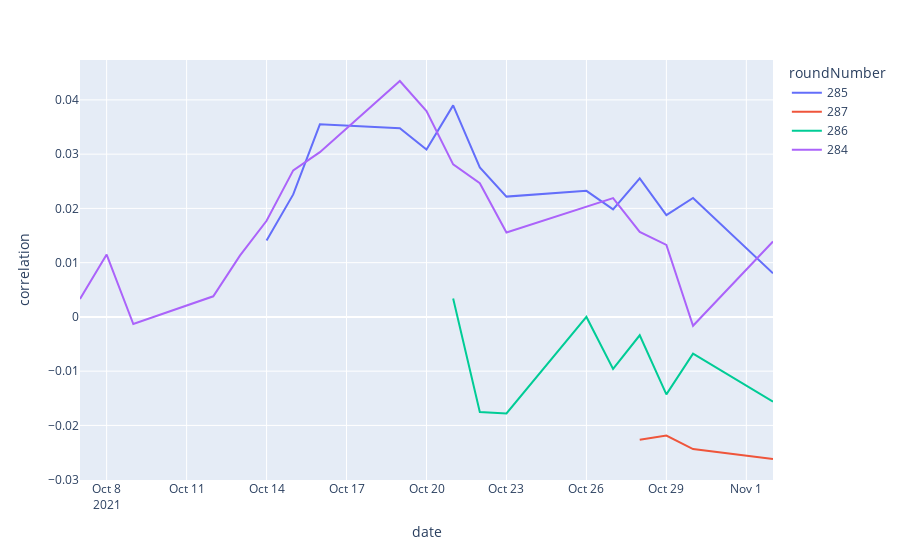

This figure's notebook cell:
### Code cell
rounds = df_daily_performance['roundNumber'].unique()
rounds.sort()
list(rounds[-4:])

plot_df = df_daily_performance[df_daily_performance['roundNumber'].isin(list(rounds[-4:]))]#, ascending = False)
p = px.line(data_frame = plot_df, x = 'date', y = 'correlation', color = 'roundNumber')
p.update_layout(hovermode = 'x')
p.show()

### Figure 1 — Plotly figure (JSON) as saved in the notebook; plotly's stock layout.template omitted (floating-point values rounded to 4 significant figures)
{"data": [{"hovertemplate": "roundNumber=285<br>date=%{x}<br>correlation=%{y}<extra></extra>", "legendgroup": "285", "line": {"color": "#636efa", "dash": "solid"}, "marker": {"symbol": "circle"}, "mode": "lines", "name": "285", "orientation": "v", "showlegend": true, "type": "scatter", "visible": true, "x": ["2021-10-14", "2021-10-15", "2021-10-16", "2021-10-19", "2021-10-20", "2021-10-21", "2021-10-22", "2021-10-23", "2021-10-26", "2021-10-27", "2021-10-28", "2021-10-29", "2021-10-30", "2021-11-02"], "xaxis": "x", "y": [0.01409, 0.02258, 0.03549, 0.03478, 0.03085, 0.03899, 0.02754, 0.02217, 0.02324, 0.01982, 0.02554, 0.01876, 0.02192, 0.008026], "yaxis": "y"}, {"hovertemplate": "roundNumber=287<br>date=%{x}<br>correlation=%{y}<extra></extra>", "legendgroup": "287", "line": {"color": "#EF553B", "dash": "solid"}, "marker": {"symbol": "circle"}, "mode": "lines", "name": "287", "orientation": "v", "showlegend": true, "type": "scatter", "visible": true, "x": ["2021-10-28", "2021-10-29", "2021-10-30", "2021-11-02"], "xaxis": "x", "y": [-0.02266, -0.02186, -0.02435, -0.02619], "yaxis": "y"}, {"hovertemplate": "roundNumber=286<br>date=%{x}<br>correlation=%{y}<extra></extra>", "legendgroup": "286", "line": {"color": "#00cc96", "dash": "solid"}, "marker": {"symbol": "circle"}, "mode": "lines", "name": "286", "orientation": "v", "showlegend": true, "type": "scatter", "visible": true, "x": ["2021-10-21", "2021-10-22", "2021-10-23", "2021-10-26", "2021-10-27", "2021-10-28", "2021-10-29", "2021-10-30", "2021-11-02"], "xaxis": "x", "y": [0.003387, -0.01752, -0.0178, -2.101e-06, -0.009574, -0.003382, -0.01427, -0.006762, -0.01564], "yaxis": "y"}, {"hovertemplate": "roundNumber=284<br>date=%{x}<br>correlation=%{y}<extra></extra>", "legendgroup": "284", "line": {"color": "#ab63fa", "dash": "solid"}, "marker": {"symbol": "circle"}, "mode": "lines", "name": "284", "orientation": "v", "showlegend": true, "type": "scatter", "visible": true, "x": ["2021-10-07", "2021-10-08", "2021-10-09", "2021-10-12", "2021-10-13", "2021-10-14", "2021-10-15", "2021-10-16", "2021-10-19", "2021-10-20", "2021-10-21", "2021-10-22", "2021-10-23", "2021-10-26", "2021-10-27", "2021-10-28", "2021-10-29", "2021-10-30", "2021-11-02"], "xaxis": "x", "y": [0.003305, 0.01149, -0.001319, 0.003797, 0.0113, 0.01772, 0.027, 0.03037, 0.04348, 0.03795, 0.02812, 0.02463, 0.01556, 0.02028, 0.02189, 0.01568, 0.01326, -0.001635, 0.01389], "yaxis": "y"}], "layout": {"autosize": true, "hovermode": "x", "legend": {"title": {"text": "roundNumber"}, "tracegroupgap": 0}, "margin": {"t": 60}, "xaxis": {"anchor": "y", "autorange": true, "domain": [0, 1], "range": ["2021-10-07", "2021-11-02"], "title": {"text": "date"}, "type": "date"}, "yaxis": {"anchor": "x", "autorange": true, "domain": [0, 1], "range": [-0.03006, 0.04735], "title": {"text": "correlation"}, "type": "linear"}}}
